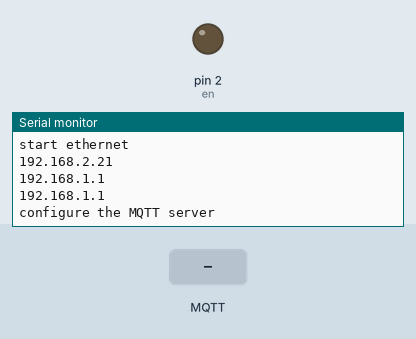
This program was run on a simulated Arduino Nano, built with avr-gcc and run on an emulated ATmega328P. Shown: output pins drawn as LEDs (lit = HIGH), the last lines printed to the serial monitor. The test bench sets the inputs (shaded band). WiFi joins after 1.5 s; servers stay silent unless stated; no MQTT or app messages arrive unless stated.

Above: at 6.4 s.
6.5 s: MQTT message "1" arrives on the first subscribed topic
At 7.43 s:
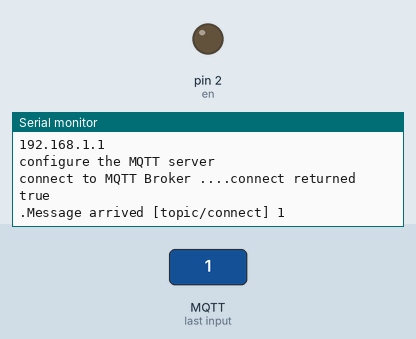
8.7 s: MQTT message "on" arrives on the first subscribed topic
At 9.05 s:
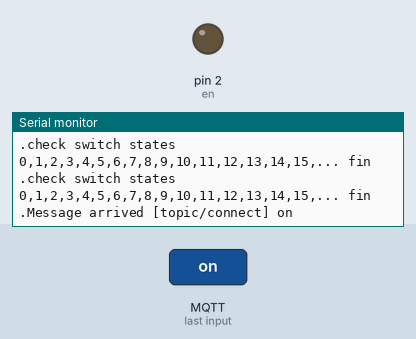
10.3 s: MQTT message "off" arrives on the first subscribed topic
At 10.46 s:
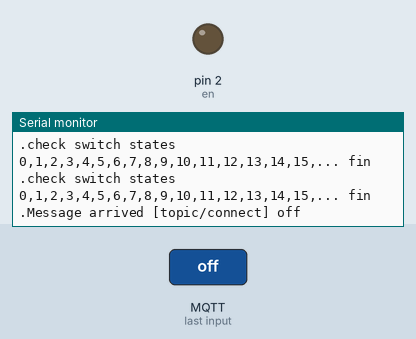

Measured:
- after the input at 6.5 s, the serial monitor: prints a new line after 0.77 s (image 1)
- after the input at 8.7 s, the serial monitor: prints a new line after 0.19 s (image 2)
- after the input at 10.3 s, the serial monitor: prints a new line at once (image 3)

The program:

main.cpp
```cpp
#include <Arduino.h>
#include <SPI.h>
#include <EthernetENC.h>
#include <PubSubClient.h>

byte mac[] = { 0xDE, 0xAD, 0xBE, 0xEF, 0xFE, 0xEF };
IPAddress localIp (192,168,2,21);
IPAddress localDns(8,8,8,8);
IPAddress localGw (192,168,2,1);
IPAddress mqttServer {192, 168, 2, 61};

//EthernetServer webServer(80); // a non-interactive page of current status
EthernetClient ethClient;
PubSubClient   mqttClient(ethClient);

long lastReconnectAttempt = 0;

const int en = 2;// 0 for enable, 1 for disable
const int s0 = 3; // msb
const int s1 = 4;
const int s2 = 5;
const int s3 = 6; // lsb
const int sg = 7; // the value of the switch

const int multiplexer[16][4] = {
    {LOW , LOW , LOW , LOW }, // sidelights front and back
    {LOW , LOW , LOW , HIGH}, // headlights dipped
    {LOW , LOW , HIGH, LOW }, // headlights full
    {LOW , LOW , HIGH, HIGH}, // left indicator front and back
    {LOW , HIGH, LOW , LOW }, // right indicator front and back
    {LOW , HIGH, LOW , HIGH}, // hazard indicators front and back
    {LOW , HIGH, HIGH, LOW }, // brake lights
    {LOW , HIGH, HIGH, HIGH}, // front fog light
    {HIGH, LOW , LOW , LOW }, // rear fog light
    {HIGH, LOW , LOW , HIGH}, // front spot light
    {HIGH, LOW , HIGH, LOW }, // reversing light
    {HIGH, LOW , HIGH, HIGH}, // flasher (instantaneous full and spot)
    {HIGH, HIGH, LOW , LOW }, // windscreen washers
    {HIGH, HIGH, LOW , HIGH}, // windscreen wipers
    {HIGH, HIGH, HIGH, LOW }, // blower
    {HIGH, HIGH, HIGH, HIGH}, // spare
};

int state[16] = {0,0,0,0,0,0,0,0,0,0,0,0,0,0,0,0};

const char* events[16] = {
    "topic/lights/side",
    "topic/lights/head-dipped",
    "topic/lights/head-full",
    "topic/lights/left-indicator",
    "topic/lights/right-indicator",
    "topic/lights/hazards",
    "topic/lights/brakes",
    "topic/lights/front-fog",
    "topic/lights/rear-fog",
    "topic/lights/spot",
    "topic/lights/reversing",
    "topic/lights/flasher",
    "topic/windscreen/washer",
    "topic/windscreen/wiper",
    "topic/heating/blower",
    "topic/spare"
};

void onSwitchChangeState(int channel, const char *value)
{
  mqttClient.publish(events[channel], value);
  char str[80];
  sprintf(str, "--> %s %s", events[channel], value);
  Serial.println(str);
}

void checkSwitchStates()
{
  int channel = 0;
  int value = 0;

  Serial.println("check switch states");

  while (channel < 16)
  {
    Serial.print(channel);
    Serial.print(",");
    /*
    digitalWrite(en, HIGH);
    digitalWrite(s0, multiplexer[channel][3]);
    digitalWrite(s1, multiplexer[channel][2]);
    digitalWrite(s2, multiplexer[channel][1]);
    digitalWrite(s3, multiplexer[channel][0]);
    digitalWrite(en, LOW);
    value = digitalRead(sg);
    */
/*
    if (state[channel] != value)
    {
      Serial.println("state needs updating");
      char str[8];
      itoa( value, str, 10 );
      onSwitchChangeState(channel, str);
      state[channel] = value;
    }
*/
    channel += 1;
  }
  Serial.println("... fin");
}

void onMqttMessageReceived(char* topic, byte* payload, unsigned int length)
{
  Serial.print("Message arrived [");
  Serial.print(topic);
  Serial.print("] ");
  for (unsigned int i=0; i < length; i++)
  {
    Serial.print((char)payload[i]);
  }
  Serial.println();
}

/* void displayServerPage()
{
  EthernetClient webClient = webServer.available();

  if (webClient)
  {
    if (webClient.connected())
    {
      webClient.println("HTTP/1.1 200 OK");
      webClient.println("Content-Type: text/html");
      webClient.println();
      webClient.println("<HTML>");
      webClient.println("<HEAD>");
      webClient.println("<TITLE> HHW470D Switch Status</TITLE>");
      webClient.println("/HEAD");
      webClient.println("<BODY>");
      webClient.println("<H1>Switch Status</H1>");
      webClient.println("<br>");
      webClient.println("</BODY>");
      webClient.println("</HTML>");
      webClient.stop();
    }
  }
} */

void setup()
{
  Serial.begin(115200);
  delay(10);

  Serial.println("configure the hardware");

  pinMode(en, OUTPUT);
  pinMode(s0, OUTPUT);
  pinMode(s1, OUTPUT);
  pinMode(s2, OUTPUT);
  pinMode(s3, OUTPUT);
  pinMode(sg, INPUT_PULLUP);

delay(200);
  Serial.println("start ethernet");

  Ethernet.begin(mac, localIp, localDns, localGw);
  delay(10);
  Serial.println(Ethernet.localIP());
  Serial.println(Ethernet.dnsServerIP());
  Serial.println(Ethernet.gatewayIP());

  //Serial.println("start web server");
  //webServer.begin();

  Serial.println("configure the MQTT server");

  ethClient.setTimeout(6000);
  mqttClient.setServer(mqttServer, 1883);
  mqttClient.setSocketTimeout(6); // annoyingly this is in seconds
  mqttClient.setKeepAlive(2); // annoyingly this is in seconds
  mqttClient.setCallback(onMqttMessageReceived);

  // delay 5 seconds to allow the MQTT broker to come up and get ready to esablish
  delay(5000);
}

void loop()
{
  //displayServerPage();

  // if not connected to the client the
  if (!mqttClient.connected())
  {
    mqttClient.disconnect(); // send a disconnect to make sure that it is clean start
    ethClient.stop();

    delay(2000);

    Serial.print("connect to MQTT Broker ....");

    if (mqttClient.connect("DashClient",NULL,NULL,"connect",0,false,"connecting",true))
    {
      Serial.println("connect returned true");
      mqttClient.subscribe("topic/connect");
      mqttClient.publish("topic/connect","Switches connected");
    }
    else
    {
      Serial.println("connect returned fail");
      delay(20000); // do nothing for 20 seconds and try connection again
    }
  }
  else // Client connected
  {
    Serial.print(".");
    mqttClient.loop(); // not a loop! this is the check for new messages
    delay(200);
    checkSwitchStates();
    //Ethernet.maintain();
  }
}
```
